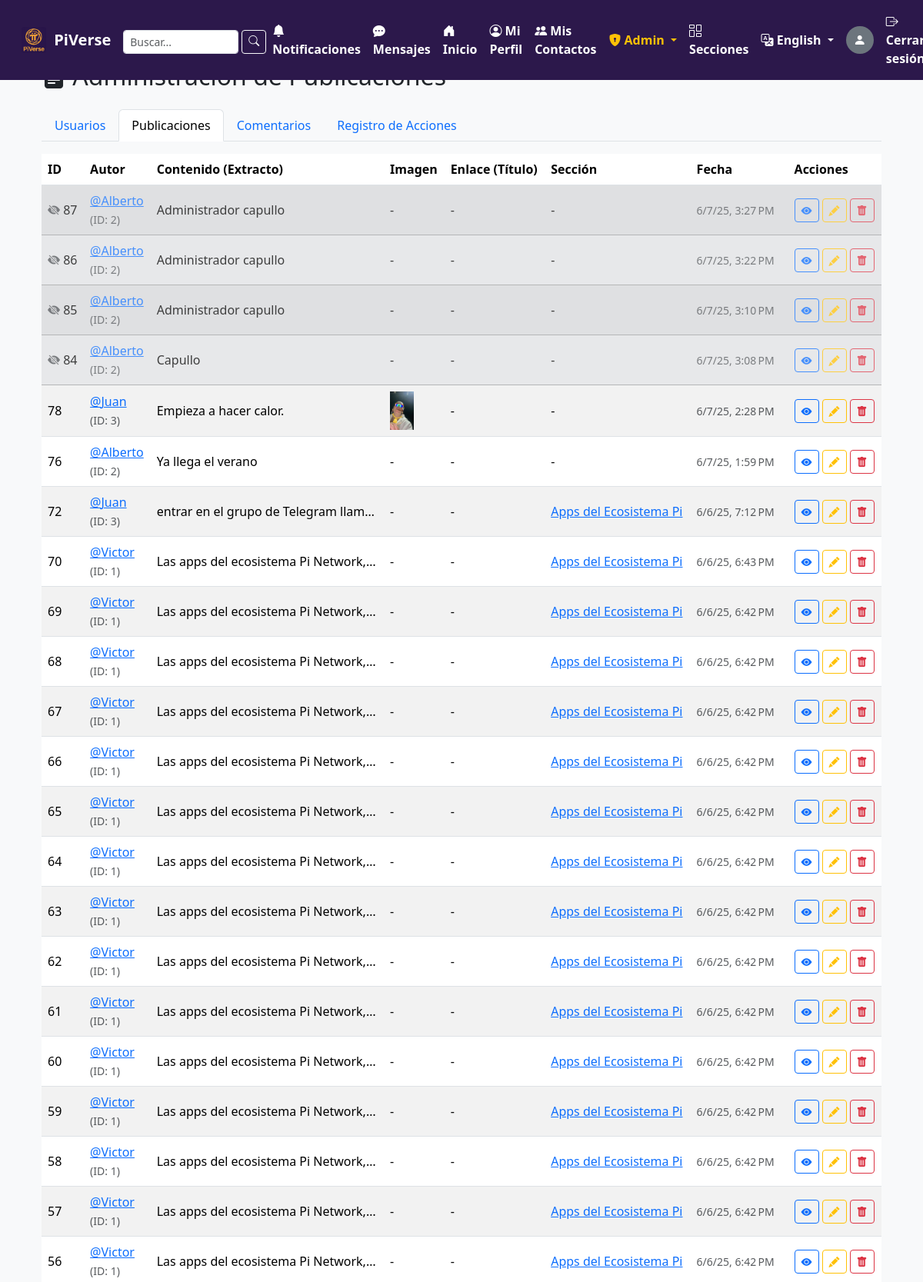
The app's page /admin/posts (signed in, upper part) with its own data.
### tables this page shows
CREATE TABLE users (
                id INTEGER PRIMARY KEY AUTOINCREMENT,
                username TEXT UNIQUE NOT NULL,
                password TEXT NOT NULL
            , is_admin_old INTEGER DEFAULT 0, role TEXT NOT NULL DEFAULT 'user', is_admin INTEGER DEFAULT 0);

CREATE TABLE posts (
                id INTEGER PRIMARY KEY AUTOINCREMENT,
                user_id INTEGER NOT NULL,
                content TEXT NOT NULL,
                image_filename TEXT,
                timestamp DATETIME DEFAULT CURRENT_TIMESTAMP,
                section_id INTEGER REFERENCES sections(id) ON DELETE SET NULL,
                preview_url TEXT,
                preview_title TEXT,
                preview_description TEXT,
                preview_image_url TEXT, preview_site_name TEXT, is_visible INTEGER NOT NULL DEFAULT 1,
                FOREIGN KEY(user_id) REFERENCES users(id) ON DELETE CASCADE
            );

CREATE TABLE sections (
                id INTEGER PRIMARY KEY AUTOINCREMENT,
                name TEXT UNIQUE NOT NULL,
                slug TEXT UNIQUE NOT NULL,
                description TEXT,
                icon_filename TEXT
            );

### app.py (the view)
@app.route('/admin/posts')
@moderator_or_higher_required
def admin_list_posts():
    posts_list = []
    with sqlite3.connect('users.db') as conn:
        conn.row_factory = sqlite3.Row
        c = conn.cursor()
        c.execute('''
            SELECT p.id, p.content, p.is_visible, p.image_filename, p.timestamp,
                   u.id AS author_user_id,
                   COALESCE(pr.username, u.username) AS author_username,
                   pr.slug AS author_slug,
                   s.name AS section_name, s.slug AS section_slug
            FROM posts p
            JOIN users u ON p.user_id = u.id
            LEFT JOIN profiles pr ON u.id = pr.user_id
            LEFT JOIN sections s ON p.section_id = s.id
            ORDER BY p.timestamp DESC
        ''')
        posts_raw = c.fetchall()
        for row in posts_raw:
            post_item = dict(row)
            post_item['content_display'] = procesar_menciones_para_mostrar(row['content'])
            post_item['timestamp_obj'] = parse_timestamp(row['timestamp'])
            posts_list.append(post_item)
    return render_template('admin/posts_list.html', posts_list=posts_list)

### app.py (called while the page is built)
def select_current_locale():
    user_lang = session.get('language')
    if user_lang and user_lang in app.config['LANGUAGES'].keys():
        return user_lang
    if request:
        return request.accept_languages.best_match(app.config['LANGUAGES'].keys())
    return app.config['BABEL_DEFAULT_LOCALE']

def get_blocked_and_blocking_ids(user_id, c):
    excluded_ids = set()
    if not user_id:
        return excluded_ids
    c.execute("SELECT blocked_user_id FROM blocked_users WHERE blocker_user_id = ?", (user_id,))
    blocked_by_me = {row[0] for row in c.fetchall()}
    c.execute("SELECT blocker_user_id FROM blocked_users WHERE blocked_user_id = ?", (user_id,))
    blocked_me = {row[0] for row in c.fetchall()}
    excluded_ids.update(blocked_by_me)
    excluded_ids.update(blocked_me)
    return excluded_ids

def procesar_menciones_para_mostrar(texto):
    if texto is None: return ""
    def reemplazar(match):
        slug_capturado = match.group(1)
        slug_enlace = slug_capturado.lower()
        return f'<a href="{url_for("ver_perfil", slug_perfil=slug_enlace)}">@{slug_capturado}</a>'
    return re.sub(r'@([a-zA-Z0-9_]+)', reemplazar, texto, flags=re.IGNORECASE)

def parse_timestamp(timestamp_str):
    if not timestamp_str:
        return None
    if isinstance(timestamp_str, datetime):
        return timestamp_str if timestamp_str.tzinfo else timestamp_str.replace(tzinfo=timezone.utc)
    formats_to_try = [
        '%Y-%m-%d %H:%M:%S.%f',  # Formato con microsegundos
        '%Y-%m-%d %H:%M:%S'      # Formato sin microsegundos
    ]
    for fmt in formats_to_try:
        try:
            dt_obj_naive = datetime.strptime(timestamp_str, fmt)
            dt_obj_aware = dt_obj_naive.replace(tzinfo=timezone.utc)
            return dt_obj_aware
        except ValueError:
            continue
    print(f"ADVERTENCIA: No se pudo parsear la cadena de timestamp: {timestamp_str} con los formatos probados.")
    return None

### templates/admin/posts_list.html (shortened to what this page needs)
{% extends "base.html" %}
{% block content %}
<div class="container mt-4">
    <div class="row mb-3">
        <div class="col">
            <h2> {{ _('Administración de Publicaciones') }}</h2>
        </div>
    </div>
    <ul class="nav nav-tabs mb-3">
        <li class="nav-item">
            <a class="nav-link" href="{{ url_for('admin_users_list') }}">{{ _('Usuarios') }}</a>
        </li>
        <li class="nav-item">
            <a class="nav-link active" href="{{ url_for('admin_list_posts') }}">{{ _('Publicaciones') }}</a>
        </li>
        <li class="nav-item">
            <a class="nav-link" href="{{ url_for('admin_list_comments') }}">{{ _('Comentarios') }}</a>
        </li>
        <li class="nav-item">
            <a class="nav-link" href="{{ url_for('admin_view_log') }}">{{ _('Registro de Acciones') }}</a>
        </li>
    </ul>
    {% if posts_list %}
    <div class="table-responsive">
        <table class="table table-striped table-hover align-middle">
            <thead>
                <tr>
                    <th scope="col">ID</th>
                    <th scope="col">{{ _('Autor') }}</th>
                    <th scope="col">{{ _('Contenido (Extracto)') }}</th>
                    <th scope="col">{{ _('Imagen') }}</th>
                    <th scope="col">{{ _('Enlace (Título)') }}</th>
                    <th scope="col">{{ _('Sección') }}</th>
                    <th scope="col">{{ _('Fecha') }}</th>
                    <th scope="col">{{ _('Acciones') }}</th>
                </tr>
            </thead>
            <tbody>
                {% for post in posts_list %}
                <tr class="{% if not post.is_visible %}table-secondary opacity-75{% endif %}">
                    <td>
                        {% if not post.is_visible %}<i class="bi bi-eye-slash-fill text-muted" title="{{ _('Oculto') }}"></i> {% endif %}
                        {{ post.id }}
                    </td>
                    <td>
                        {% if post.author_slug %}
                            <a href="{{ url_for('ver_perfil', slug_perfil=post.author_slug) }}">@{{ post.author_username }}</a>
                        {% else %}
                            @{{ post.author_username }}
                        {% endif %}
                        <br><small class="text-muted">(ID: {{ post.author_user_id }})</small>
                    </td>
                    <td style="max-width: 300px; overflow: hidden; text-overflow: ellipsis; white-space: nowrap;" title="{{ post.content }}">
                        {{ post.content_display[:150] | safe }}{% if post.content_display|length > 150 %}...{% endif %}
                    </td>
                    <td>
                        {% if post.image_filename %}
                            <img src="{{ url_for('static', filename='uploads/post_images/' + post.image_filename) }}" alt="{{ _('Imagen del post') }}" style="max-height: 50px; max-width: 70px; object-fit: cover; cursor: pointer;"
                                 data-bs-toggle="modal" data-bs-target="#imageModal-{{ post.id }}">
                        {% else %}
                            -
                        {% endif %}
                    </td>
                    <td style="max-width: 200px; overflow: hidden; text-overflow: ellipsis; white-space: nowrap;">
                        {% if post.preview_url %}
                            <a href="{{ post.preview_url }}" target="_blank" title="{{ post.preview_url }}">{{ post.preview_title or post.preview_url }}</a>
                        {% else %}
                            -
                        {% endif %}
                    </td>
                    <td>
                        {% if post.section_name %}
                            <a href="{{ url_for('view_section', slug_seccion=post.section_slug) }}">{{ post.section_name }}</a>
                        {% else %}
                            -
                        {% endif %}
                    </td>
                    <td>
                        <small class="text-muted" title="{{ post.timestamp }}">
                            {{ format_datetime(post.timestamp_obj, 'short') if post.timestamp_obj else post.timestamp.split('.')[0] }}
                        </small>
                    </td>
                    <td>
                        <div class="d-flex align-items-center">
                            <a href="{{ url_for('ver_publicacion_individual', post_id_vista=post.id) }}" class="btn btn-sm btn-outline-primary" title="{{ _('Ver Post') }}"><i class="bi bi-eye-fill"></i></a>
                            <a href="{{ url_for('admin_edit_post', post_id=post.id) }}" class="btn btn-sm btn-outline-warning ms-1" title="{{ _('Editar Post') }}"><i class="bi bi-pencil-fill"></i></a>
                            <form method="POST" action="{{ url_for('delete_post', post_id=post.id) }}" class="ms-1"
                                  onsubmit="return confirm('{{ _('¿Estás seguro de que quieres ocultar esta publicación (ID: %(post_id)s)?', post_id=post.id) }}');">
                                <button type="submit" class="btn btn-sm btn-outline-danger" title="{{ _('Ocultar Post') }}"><i class="bi bi-trash-fill"></i></button>
                            </form>
                        </div>
                    </td>
                </tr>
                {% endfor %}
            </tbody>
        </table>
    </div>
    {% else %}
    <div class="alert alert-info" role="alert">
        {{ _('No se encontraron publicaciones.') }}
    </div>
    {% endif %}
</div>
{% endblock %}

### templates/base.html (shortened to what this page needs)
<!DOCTYPE html>
<html lang="{{ current_locale.language if current_locale else 'es' }}">
<head>
    <link href="https://cdn.jsdelivr.net/npm/bootstrap@5.3.3/dist/css/bootstrap.min.css" rel="stylesheet">
    <link rel="stylesheet" href="https://cdn.jsdelivr.net/npm/bootstrap-icons@1.11.3/font/bootstrap-icons.min.css">
</head>
<body>
<div class="content-wrapper">
    <nav class="navbar navbar-expand-lg navbar-dark fixed-top px-3">
        <div class="container-fluid">
            <a class="navbar-brand d-flex align-items-center" href="{{ url_for('index') }}">
                <img src="{{ url_for('static', filename='images/piverse.png') }}" alt="{{ _('Logo de PiVerse') }}" style="max-height: 35px; margin-right: 10px; border-radius: 4px;">
                <span style="color: #FFFFFF; font-weight: bold;">PiVerse</span>
            </a>
            <div class="collapse navbar-collapse" id="navbarNav">
                <ul class="navbar-nav ms-auto mb-2 mb-lg-0 align-items-center">
                    {% if 'user_id' in session %}
                        <li class="nav-item">
                            <form class="d-flex pt-1" method="GET" action="{{ url_for('search') }}" role="search">
                                <input class="form-control form-control-sm me-1" type="search" name="q" placeholder="{{ _('Buscar...') }}" aria-label="{{ _('Buscar') }}" style="width: 150px; height: 31px;">
                                <button class="btn btn-sm btn-outline-light" type="submit" style="height: 31px; line-height: 1.2;"><i class="bi bi-search"></i></button>
                            </form>
                        </li>
                        <li class="nav-item">
                            <a class="nav-link position-relative" href="{{ url_for('notificaciones') }}">
                                <i class="bi bi-bell-fill"></i> {{ _('Notificaciones') }}
                            </a>
                        </li>
                        <li class="nav-item">
                            <a class="nav-link position-relative" href="{{ url_for('mensajes') }}">
                                <i class="bi bi-chat-dots-fill"></i> {{ _('Mensajes') }}
                            </a>
                        </li>
                        <li class="nav-item"><a class="nav-link" href="{{ url_for('feed') }}"><i class="bi bi-house-door-fill"></i> {{ _('Inicio') }}</a></li>
                        <li class="nav-item"><a class="nav-link" href="{{ url_for('profile') }}"><i class="bi bi-person-circle"></i> {{ _('Mi Perfil') }}</a></li>
                        <li class="nav-item"><a class="nav-link" href="{{ url_for('contactos') }}"><i class="bi bi-people-fill"></i> {{ _('Mis Contactos') }}</a></li>
                        {% if current_user_role in ['moderator', 'coordinator', 'admin'] %}
                        <li class="nav-item dropdown">
                            <a class="nav-link dropdown-toggle" href="#" id="adminDropdown" role="button" data-bs-toggle="dropdown" aria-expanded="false" style="color: #ffc107;">
                                <i class="bi bi-shield-lock-fill"></i> {{ _('Admin') }}
                            </a>
                        </li>
                        {% endif %}
                        <li class="nav-item">
                            <a class="nav-link" href="{{ url_for('sections_list') }}">
                                <i class="bi bi-columns-gap"></i> {{ _('Secciones') }}
                            </a>
                        </li>
                        <li class="nav-item dropdown">
                            <a class="nav-link dropdown-toggle" href="#" id="languageDropdown" role="button" data-bs-toggle="dropdown" aria-expanded="false">
                                <i class="bi bi-translate"></i>
                                {{ available_languages.get(current_locale, _('Idioma')) }}
                            </a>
                        </li>
                        <li class="nav-item me-2 ms-2">
                            {% if foto_usuario_actual %}
                                <a href="{{ url_for('profile') }}">
                                    <img src="{{ url_for('static', filename='uploads/' + foto_usuario_actual) }}" class="rounded-circle" style="width: 36px; height: 36px; object-fit: cover;" alt="{{ _('Foto de perfil de %(username)s', username=display_username_session) }}">
                                </a>
                            {% else %}
                                <a href="{{ url_for('profile') }}" class="text-decoration-none">
                                    <div class="rounded-circle bg-secondary d-flex justify-content-center align-items-center" style="width: 36px; height: 36px;" title="{{ _('Completar perfil') }}">
                                        <i class="bi bi-person-fill text-white"></i>
                                    </div>
                                </a>
                            {% endif %}
                        </li>
                        <li class="nav-item"><a class="nav-link" href="{{ url_for('logout') }}"><i class="bi bi-box-arrow-right"></i> {{ _('Cerrar sesión') }}</a></li>
                    {% endif %}
                </ul>
            </div>
        </div>
    </nav>
    <div class="container">
        {% block content %}{% endblock %}
    </div>
</div>
</body>
</html>

### templates/base.html (style rules this page uses)
body { background-color: #f8f9fa; padding-top: 56px; display: flex; flex-direction: column; min-height: 100vh; }
.content-wrapper { flex: 1 0 auto; }
.navbar { background-color: #2c184b; }
.navbar .navbar-brand img { max-height: 35px; margin-right: 10px; border-radius: 4px; }
.navbar .navbar-brand, .navbar .nav-link { color: #FFFFFF; font-weight: bold; }
.container { margin-top: 20px; }

### records on screen
posts: id "87", author_username "Alberto", author_user_id "2", content "Administrador capullo", timestamp_obj "6/7/25, 3:27 PM"
posts: id "86", author_username "Alberto", author_user_id "2", content "Administrador capullo", timestamp_obj "6/7/25, 3:22 PM"
posts: id "85", author_username "Alberto", author_user_id "2", content "Administrador capullo", timestamp_obj "6/7/25, 3:10 PM"
posts: id "84", author_username "Alberto", author_user_id "2", content "Capullo", timestamp_obj "6/7/25, 3:08 PM"
posts: id "78", author_username "Juan", author_user_id "3", content "Empieza a hacer calor.", image_filename (picture), timestamp_obj "6/7/25, 2:28 PM"
posts: id "76", author_username "Alberto", author_user_id "2", content "Ya llega el verano", timestamp_obj "6/7/25, 1:59 PM"
posts: id "72", author_username "Juan", author_user_id "3", content "entrar en el grupo de Telegram llam…", section_name "Apps del Ecosistema Pi", timestamp_obj "6/6/25, 7:12 PM"
posts: id "70", author_username "Victor", author_user_id "1", content "Las apps del ecosistema Pi Network,…", section_name "Apps del Ecosistema Pi", timestamp_obj "6/6/25, 6:43 PM"
posts: id "69", author_username "Victor", author_user_id "1", content "Las apps del ecosistema Pi Network,…", section_name "Apps del Ecosistema Pi", timestamp_obj "6/6/25, 6:42 PM"
posts: id "68", author_username "Victor", author_user_id "1", content "Las apps del ecosistema Pi Network,…", section_name "Apps del Ecosistema Pi", timestamp_obj "6/6/25, 6:42 PM"
posts: id "67", author_username "Victor", author_user_id "1", content "Las apps del ecosistema Pi Network,…", section_name "Apps del Ecosistema Pi", timestamp_obj "6/6/25, 6:42 PM"
posts: id "66", author_username "Victor", author_user_id "1", content "Las apps del ecosistema Pi Network,…", section_name "Apps del Ecosistema Pi", timestamp_obj "6/6/25, 6:42 PM"
posts: id "65", author_username "Victor", author_user_id "1", content "Las apps del ecosistema Pi Network,…", section_name "Apps del Ecosistema Pi", timestamp_obj "6/6/25, 6:42 PM"
posts: id "64", author_username "Victor", author_user_id "1", content "Las apps del ecosistema Pi Network,…", section_name "Apps del Ecosistema Pi", timestamp_obj "6/6/25, 6:42 PM"
posts: id "63", author_username "Victor", author_user_id "1", content "Las apps del ecosistema Pi Network,…", section_name "Apps del Ecosistema Pi", timestamp_obj "6/6/25, 6:42 PM"
posts: id "62", author_username "Victor", author_user_id "1", content "Las apps del ecosistema Pi Network,…", section_name "Apps del Ecosistema Pi", timestamp_obj "6/6/25, 6:42 PM"
posts: id "61", author_username "Victor", author_user_id "1", content "Las apps del ecosistema Pi Network,…", section_name "Apps del Ecosistema Pi", timestamp_obj "6/6/25, 6:42 PM"
posts: id "60", author_username "Victor", author_user_id "1", content "Las apps del ecosistema Pi Network,…", section_name "Apps del Ecosistema Pi", timestamp_obj "6/6/25, 6:42 PM"
posts: id "59", author_username "Victor", author_user_id "1", content "Las apps del ecosistema Pi Network,…", section_name "Apps del Ecosistema Pi", timestamp_obj "6/6/25, 6:42 PM"
posts: id "58", author_username "Victor", author_user_id "1", content "Las apps del ecosistema Pi Network,…", section_name "Apps del Ecosistema Pi", timestamp_obj "6/6/25, 6:42 PM"
posts: id "57", author_username "Victor", author_user_id "1", content "Las apps del ecosistema Pi Network,…", section_name "Apps del Ecosistema Pi", timestamp_obj "6/6/25, 6:42 PM"
posts: id "56", author_username "Victor", author_user_id "1", content "Las apps del ecosistema Pi Network,…", section_name "Apps del Ecosistema Pi", timestamp_obj "6/6/25, 6:42 PM"

### other values on screen
{{ available_languages.get(current_locale, _('Idioma')) }} "English"
